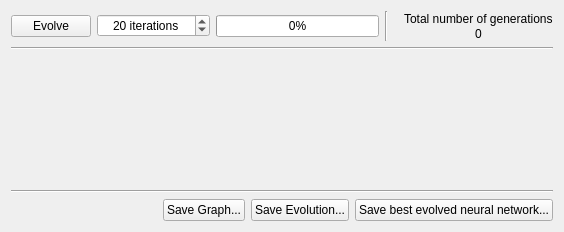
<?xml version="1.0" encoding="UTF-8"?>
<ui version="4.0">
 <class>w_widget_Evolution</class>
 <widget class="QWidget" name="w_widget_Evolution">
  <property name="geometry">
   <rect>
    <x>0</x>
    <y>0</y>
    <width>564</width>
    <height>232</height>
   </rect>
  </property>
  <property name="windowTitle">
   <string>Form</string>
  </property>
  <layout class="QVBoxLayout" name="verticalLayout_2">
   <item>
    <layout class="QHBoxLayout" name="horizontalLayout_2">
     <property name="sizeConstraint">
      <enum>QLayout::SetDefaultConstraint</enum>
     </property>
     <property name="leftMargin">
      <number>0</number>
     </property>
     <property name="rightMargin">
      <number>0</number>
     </property>
     <item>
      <widget class="QPushButton" name="w_but_Evolution">
       <property name="text">
        <string>Evolve</string>
       </property>
      </widget>
     </item>
     <item>
      <widget class="QSpinBox" name="w_spinBox_Evolution">
       <property name="alignment">
        <set>Qt::AlignCenter</set>
       </property>
       <property name="suffix">
        <string> iterations</string>
       </property>
       <property name="prefix">
        <string/>
       </property>
       <property name="maximum">
        <number>50001</number>
       </property>
       <property name="value">
        <number>20</number>
       </property>
      </widget>
     </item>
     <item>
      <widget class="QProgressBar" name="w_progress_Evolution">
       <property name="value">
        <number>0</number>
       </property>
      </widget>
     </item>
     <item>
      <widget class="Line" name="line">
       <property name="sizePolicy">
        <sizepolicy hsizetype="Fixed" vsizetype="Fixed">
         <horstretch>0</horstretch>
         <verstretch>0</verstretch>
        </sizepolicy>
       </property>
       <property name="minimumSize">
        <size>
         <width>0</width>
         <height>30</height>
        </size>
       </property>
       <property name="orientation">
        <enum>Qt::Vertical</enum>
       </property>
      </widget>
     </item>
     <item>
      <layout class="QVBoxLayout" name="verticalLayout">
       <property name="spacing">
        <number>0</number>
       </property>
       <property name="sizeConstraint">
        <enum>QLayout::SetDefaultConstraint</enum>
       </property>
       <property name="leftMargin">
        <number>10</number>
       </property>
       <item>
        <widget class="QLabel" name="label">
         <property name="text">
          <string>Total number of generations</string>
         </property>
        </widget>
       </item>
       <item>
        <widget class="QLabel" name="w_label_ItEvo">
         <property name="text">
          <string>0</string>
         </property>
         <property name="alignment">
          <set>Qt::AlignCenter</set>
         </property>
        </widget>
       </item>
      </layout>
     </item>
    </layout>
   </item>
   <item>
    <widget class="Line" name="line_2">
     <property name="orientation">
      <enum>Qt::Horizontal</enum>
     </property>
    </widget>
   </item>
   <item>
    <widget class="w_plot_Evolution" name="w_plot_Ev" native="true">
     <property name="sizePolicy">
      <sizepolicy hsizetype="Expanding" vsizetype="Expanding">
       <horstretch>0</horstretch>
       <verstretch>0</verstretch>
      </sizepolicy>
     </property>
    </widget>
   </item>
   <item>
    <widget class="Line" name="line_3">
     <property name="orientation">
      <enum>Qt::Horizontal</enum>
     </property>
    </widget>
   </item>
   <item>
    <layout class="QHBoxLayout" name="horizontalLayout">
     <property name="topMargin">
      <number>0</number>
     </property>
     <item>
      <spacer name="horizontalSpacer">
       <property name="orientation">
        <enum>Qt::Horizontal</enum>
       </property>
       <property name="sizeHint" stdset="0">
        <size>
         <width>40</width>
         <height>20</height>
        </size>
       </property>
      </spacer>
     </item>
     <item>
      <widget class="QPushButton" name="w_but_saveGraph">
       <property name="text">
        <string>Save Graph...</string>
       </property>
      </widget>
     </item>
     <item>
      <widget class="QPushButton" name="w_but_saveEv">
       <property name="text">
        <string>Save Evolution...</string>
       </property>
      </widget>
     </item>
     <item>
      <widget class="QPushButton" name="w_but_saveBestNet">
       <property name="text">
        <string>Save best evolved neural network...</string>
       </property>
      </widget>
     </item>
    </layout>
   </item>
  </layout>
 </widget>
 <customwidgets>
  <customwidget>
   <class>w_plot_Evolution</class>
   <extends>QWidget</extends>
   <header>w_plot_Evolution.h</header>
   <container>1</container>
  </customwidget>
 </customwidgets>
 <tabstops>
  <tabstop>w_but_Evolution</tabstop>
  <tabstop>w_spinBox_Evolution</tabstop>
  <tabstop>w_but_saveGraph</tabstop>
  <tabstop>w_but_saveEv</tabstop>
  <tabstop>w_but_saveBestNet</tabstop>
 </tabstops>
 <resources/>
 <connections/>
</ui>
